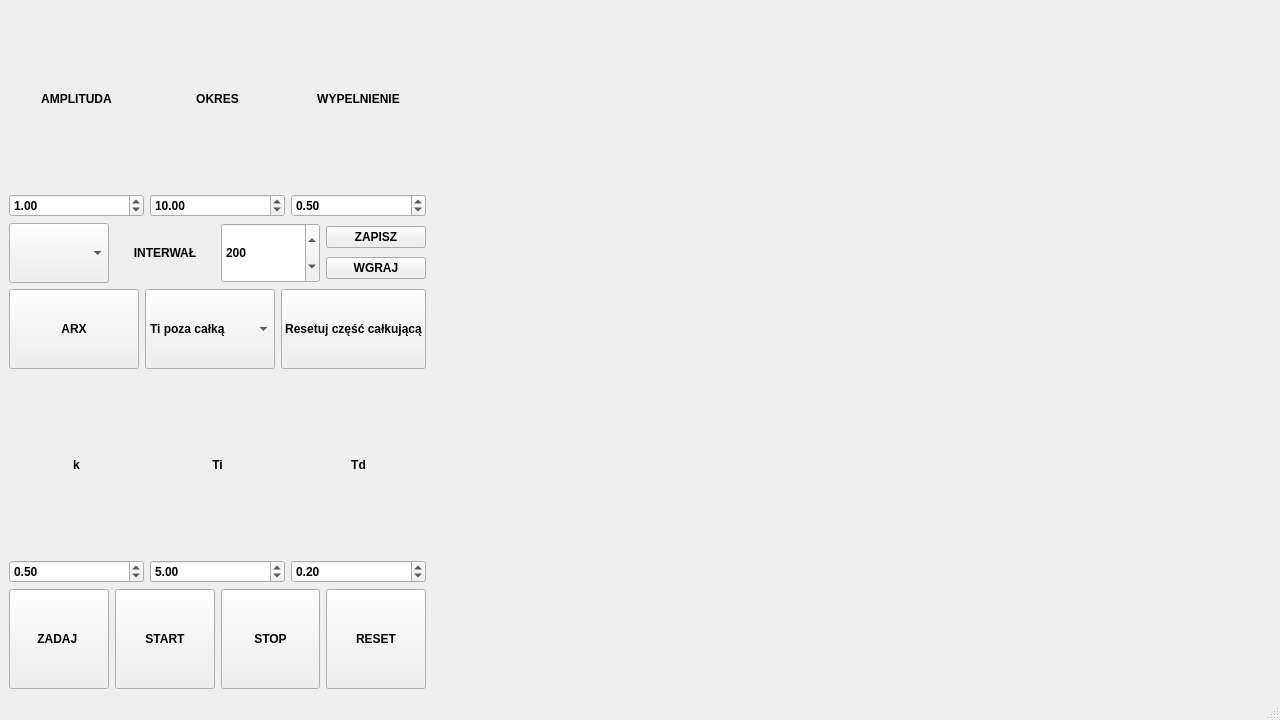
<?xml version="1.0" encoding="UTF-8"?>
<ui version="4.0">
 <class>MainWindow</class>
 <widget class="QMainWindow" name="MainWindow">
  <property name="geometry">
   <rect>
    <x>0</x>
    <y>0</y>
    <width>1280</width>
    <height>720</height>
   </rect>
  </property>
  <property name="minimumSize">
   <size>
    <width>1280</width>
    <height>720</height>
   </size>
  </property>
  <property name="maximumSize">
   <size>
    <width>3840</width>
    <height>2160</height>
   </size>
  </property>
  <property name="font">
   <font>
    <family>Arial</family>
    <bold>true</bold>
   </font>
  </property>
  <property name="windowTitle">
   <string>UAR - PROJEKT</string>
  </property>
  <property name="layoutDirection">
   <enum>Qt::LayoutDirection::LeftToRight</enum>
  </property>
  <property name="autoFillBackground">
   <bool>true</bool>
  </property>
  <widget class="QWidget" name="centralwidget">
   <layout class="QGridLayout" name="gridLayout">
    <item row="3" column="0">
     <layout class="QGridLayout" name="gridLayout_2">
      <item row="0" column="1">
       <widget class="QLabel" name="label_5">
        <property name="autoFillBackground">
         <bool>true</bool>
        </property>
        <property name="text">
         <string>k</string>
        </property>
        <property name="alignment">
         <set>Qt::AlignmentFlag::AlignCenter</set>
        </property>
       </widget>
      </item>
      <item row="0" column="2">
       <widget class="QLabel" name="label_6">
        <property name="maximumSize">
         <size>
          <width>16777215</width>
          <height>300</height>
         </size>
        </property>
        <property name="autoFillBackground">
         <bool>true</bool>
        </property>
        <property name="text">
         <string>Ti</string>
        </property>
        <property name="alignment">
         <set>Qt::AlignmentFlag::AlignCenter</set>
        </property>
       </widget>
      </item>
      <item row="1" column="2">
       <widget class="QDoubleSpinBox" name="spinBoxTi">
        <property name="autoFillBackground">
         <bool>true</bool>
        </property>
        <property name="minimum">
         <double>-100.000000000000000</double>
        </property>
        <property name="maximum">
         <double>100.000000000000000</double>
        </property>
        <property name="singleStep">
         <double>0.100000000000000</double>
        </property>
        <property name="value">
         <double>5.000000000000000</double>
        </property>
       </widget>
      </item>
      <item row="1" column="1">
       <widget class="QDoubleSpinBox" name="spinBoxK">
        <property name="autoFillBackground">
         <bool>true</bool>
        </property>
        <property name="minimum">
         <double>-100.000000000000000</double>
        </property>
        <property name="maximum">
         <double>100.000000000000000</double>
        </property>
        <property name="singleStep">
         <double>0.100000000000000</double>
        </property>
        <property name="value">
         <double>0.500000000000000</double>
        </property>
       </widget>
      </item>
      <item row="1" column="3">
       <widget class="QDoubleSpinBox" name="spinBoxTd">
        <property name="autoFillBackground">
         <bool>true</bool>
        </property>
        <property name="minimum">
         <double>-100.000000000000000</double>
        </property>
        <property name="maximum">
         <double>100.000000000000000</double>
        </property>
        <property name="singleStep">
         <double>0.100000000000000</double>
        </property>
        <property name="value">
         <double>0.200000000000000</double>
        </property>
       </widget>
      </item>
      <item row="0" column="3">
       <widget class="QLabel" name="label_7">
        <property name="sizePolicy">
         <sizepolicy hsizetype="Preferred" vsizetype="Preferred">
          <horstretch>0</horstretch>
          <verstretch>0</verstretch>
         </sizepolicy>
        </property>
        <property name="minimumSize">
         <size>
          <width>0</width>
          <height>50</height>
         </size>
        </property>
        <property name="layoutDirection">
         <enum>Qt::LayoutDirection::LeftToRight</enum>
        </property>
        <property name="autoFillBackground">
         <bool>true</bool>
        </property>
        <property name="frameShape">
         <enum>QFrame::Shape::NoFrame</enum>
        </property>
        <property name="text">
         <string>Td</string>
        </property>
        <property name="alignment">
         <set>Qt::AlignmentFlag::AlignCenter</set>
        </property>
       </widget>
      </item>
     </layout>
    </item>
    <item row="3" column="1" rowspan="2">
     <layout class="QVBoxLayout" name="verticalLayoutPID"/>
    </item>
    <item row="3" column="2" rowspan="2">
     <layout class="QVBoxLayout" name="verticalLayoutUchyb"/>
    </item>
    <item row="0" column="1" rowspan="3" colspan="2">
     <layout class="QVBoxLayout" name="verticalLayout">
      <property name="sizeConstraint">
       <enum>QLayout::SizeConstraint::SetDefaultConstraint</enum>
      </property>
     </layout>
    </item>
    <item row="4" column="0">
     <layout class="QHBoxLayout" name="horizontalLayout">
      <item>
       <widget class="QPushButton" name="startButton">
        <property name="minimumSize">
         <size>
          <width>0</width>
          <height>100</height>
         </size>
        </property>
        <property name="autoFillBackground">
         <bool>true</bool>
        </property>
        <property name="text">
         <string>ZADAJ </string>
        </property>
       </widget>
      </item>
      <item>
       <widget class="QPushButton" name="wznowButton">
        <property name="minimumSize">
         <size>
          <width>0</width>
          <height>100</height>
         </size>
        </property>
        <property name="autoFillBackground">
         <bool>true</bool>
        </property>
        <property name="text">
         <string>START</string>
        </property>
       </widget>
      </item>
      <item>
       <widget class="QPushButton" name="stopButton">
        <property name="minimumSize">
         <size>
          <width>0</width>
          <height>100</height>
         </size>
        </property>
        <property name="autoFillBackground">
         <bool>true</bool>
        </property>
        <property name="text">
         <string>STOP</string>
        </property>
       </widget>
      </item>
      <item>
       <widget class="QPushButton" name="resetButton">
        <property name="minimumSize">
         <size>
          <width>0</width>
          <height>100</height>
         </size>
        </property>
        <property name="autoFillBackground">
         <bool>true</bool>
        </property>
        <property name="text">
         <string>RESET</string>
        </property>
       </widget>
      </item>
     </layout>
    </item>
    <item row="0" column="0">
     <layout class="QGridLayout" name="gridLayout_3">
      <item row="1" column="0">
       <widget class="QDoubleSpinBox" name="spinBoxAmplituda">
        <property name="minimumSize">
         <size>
          <width>134</width>
          <height>23</height>
         </size>
        </property>
        <property name="decimals">
         <number>2</number>
        </property>
        <property name="maximum">
         <double>100.000000000000000</double>
        </property>
        <property name="singleStep">
         <double>0.100000000000000</double>
        </property>
        <property name="value">
         <double>1.000000000000000</double>
        </property>
       </widget>
      </item>
      <item row="0" column="0">
       <widget class="QLabel" name="label_8">
        <property name="sizePolicy">
         <sizepolicy hsizetype="Minimum" vsizetype="Minimum">
          <horstretch>0</horstretch>
          <verstretch>0</verstretch>
         </sizepolicy>
        </property>
        <property name="minimumSize">
         <size>
          <width>134</width>
          <height>123</height>
         </size>
        </property>
        <property name="layoutDirection">
         <enum>Qt::LayoutDirection::LeftToRight</enum>
        </property>
        <property name="autoFillBackground">
         <bool>true</bool>
        </property>
        <property name="lineWidth">
         <number>2</number>
        </property>
        <property name="text">
         <string>AMPLITUDA</string>
        </property>
        <property name="alignment">
         <set>Qt::AlignmentFlag::AlignCenter</set>
        </property>
       </widget>
      </item>
      <item row="0" column="2">
       <widget class="QLabel" name="label_10">
        <property name="minimumSize">
         <size>
          <width>134</width>
          <height>123</height>
         </size>
        </property>
        <property name="autoFillBackground">
         <bool>true</bool>
        </property>
        <property name="text">
         <string>WYPELNIENIE</string>
        </property>
        <property name="alignment">
         <set>Qt::AlignmentFlag::AlignCenter</set>
        </property>
       </widget>
      </item>
      <item row="1" column="2">
       <widget class="QDoubleSpinBox" name="spinBoxWypelnienie">
        <property name="minimumSize">
         <size>
          <width>134</width>
          <height>23</height>
         </size>
        </property>
        <property name="maximum">
         <double>1.000000000000000</double>
        </property>
        <property name="singleStep">
         <double>0.010000000000000</double>
        </property>
        <property name="value">
         <double>0.500000000000000</double>
        </property>
       </widget>
      </item>
      <item row="1" column="1">
       <widget class="QDoubleSpinBox" name="spinBoxOkres">
        <property name="minimumSize">
         <size>
          <width>135</width>
          <height>23</height>
         </size>
        </property>
        <property name="minimum">
         <double>0.000000000000000</double>
        </property>
        <property name="maximum">
         <double>100.000000000000000</double>
        </property>
        <property name="singleStep">
         <double>0.100000000000000</double>
        </property>
        <property name="value">
         <double>10.000000000000000</double>
        </property>
       </widget>
      </item>
      <item row="0" column="1">
       <widget class="QLabel" name="label_9">
        <property name="minimumSize">
         <size>
          <width>135</width>
          <height>123</height>
         </size>
        </property>
        <property name="autoFillBackground">
         <bool>true</bool>
        </property>
        <property name="text">
         <string>OKRES</string>
        </property>
        <property name="alignment">
         <set>Qt::AlignmentFlag::AlignCenter</set>
        </property>
       </widget>
      </item>
     </layout>
    </item>
    <item row="1" column="0">
     <layout class="QGridLayout" name="gridLayout_5">
      <property name="sizeConstraint">
       <enum>QLayout::SizeConstraint::SetMinimumSize</enum>
      </property>
      <item row="0" column="2">
       <widget class="QSpinBox" name="spinBoxInterwal">
        <property name="minimumSize">
         <size>
          <width>0</width>
          <height>60</height>
         </size>
        </property>
        <property name="autoFillBackground">
         <bool>true</bool>
        </property>
        <property name="minimum">
         <number>50</number>
        </property>
        <property name="maximum">
         <number>1000</number>
        </property>
        <property name="value">
         <number>200</number>
        </property>
       </widget>
      </item>
      <item row="0" column="0">
       <widget class="QComboBox" name="signalTypeComboBox">
        <property name="minimumSize">
         <size>
          <width>0</width>
          <height>60</height>
         </size>
        </property>
        <property name="autoFillBackground">
         <bool>true</bool>
        </property>
       </widget>
      </item>
      <item row="0" column="1">
       <widget class="QLabel" name="label_14">
        <property name="minimumSize">
         <size>
          <width>0</width>
          <height>60</height>
         </size>
        </property>
        <property name="layoutDirection">
         <enum>Qt::LayoutDirection::RightToLeft</enum>
        </property>
        <property name="autoFillBackground">
         <bool>true</bool>
        </property>
        <property name="text">
         <string>INTERWAŁ</string>
        </property>
        <property name="alignment">
         <set>Qt::AlignmentFlag::AlignCenter</set>
        </property>
       </widget>
      </item>
      <item row="0" column="3">
       <layout class="QVBoxLayout" name="verticalLayout_2">
        <item>
         <widget class="QPushButton" name="saveButton">
          <property name="text">
           <string>ZAPISZ</string>
          </property>
         </widget>
        </item>
        <item>
         <widget class="QPushButton" name="loadButton">
          <property name="text">
           <string>WGRAJ</string>
          </property>
         </widget>
        </item>
       </layout>
      </item>
     </layout>
    </item>
    <item row="2" column="0">
     <layout class="QHBoxLayout" name="horizontalLayout_2">
      <item>
       <widget class="QPushButton" name="pushButtonARX">
        <property name="minimumSize">
         <size>
          <width>0</width>
          <height>80</height>
         </size>
        </property>
        <property name="text">
         <string>ARX</string>
        </property>
       </widget>
      </item>
      <item>
       <widget class="QComboBox" name="comboBoxSposobCalkowania">
        <property name="minimumSize">
         <size>
          <width>0</width>
          <height>80</height>
         </size>
        </property>
        <item>
         <property name="text">
          <string>Ti poza całką</string>
         </property>
        </item>
        <item>
         <property name="text">
          <string>Ti pod całką</string>
         </property>
        </item>
       </widget>
      </item>
      <item>
       <widget class="QPushButton" name="pushButtonResetCalka">
        <property name="minimumSize">
         <size>
          <width>0</width>
          <height>80</height>
         </size>
        </property>
        <property name="text">
         <string>Resetuj część całkującą</string>
        </property>
       </widget>
      </item>
     </layout>
    </item>
   </layout>
  </widget>
  <widget class="QMenuBar" name="menubar">
   <property name="geometry">
    <rect>
     <x>0</x>
     <y>0</y>
     <width>1280</width>
     <height>19</height>
    </rect>
   </property>
  </widget>
  <widget class="QStatusBar" name="statusbar"/>
 </widget>
 <resources/>
 <connections/>
</ui>
